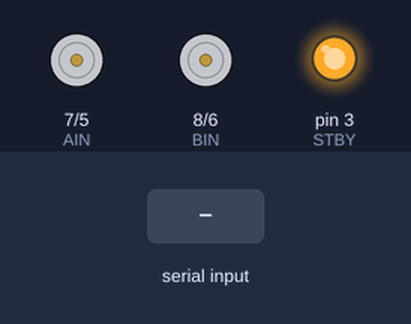
Bench run of a sketch on a simulated Arduino Uno, built with avr-gcc and run on an emulated ATmega328P. Shown: direction and speed pins drawn as motors (green arrow = direction pin HIGH = forward, orange = LOW = backward, longer = more drive, stopped while the standby pin is LOW), output pins drawn as LEDs (lit = HIGH). Inputs (shaded band) come from the test bench. What the sketch prints to the serial monitor is not drawn.

Above: at 1.2 s.
1.3 s: "F" received over Serial
At 1.6 s:
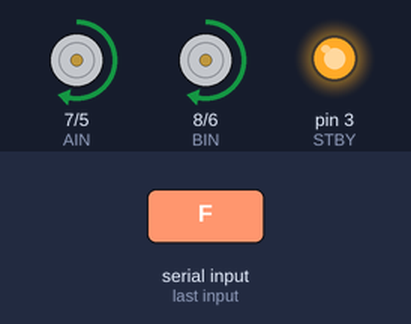
3.8 s: "R" received over Serial
At 4.6 s:
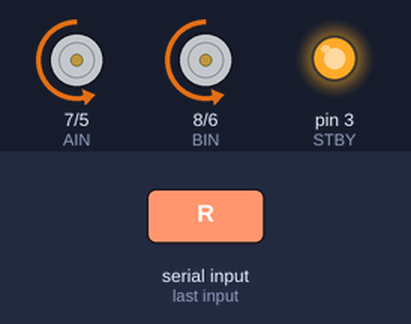
Timing chart, 0 to 6.8 s (numbered marks = the images above; inputs shaded):
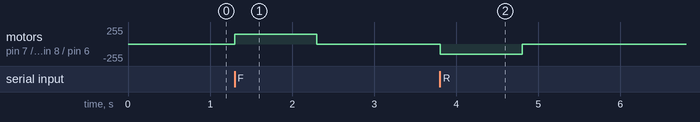

Measured:
- after the input at 1.3 s, motor on pin 7 (AIN) / pin 5 (PWMA), motor on pin 8 (BIN) / pin 6 (PWMB): stopped → forward 150/255 at once, → stopped 1.0 s later
- after the input at 3.8 s, motor on pin 7 (AIN) / pin 5 (PWMA), motor on pin 8 (BIN) / pin 6 (PWMB): stopped → backward 150/255 at once, → stopped 1.0 s later

The sketch:

control_with_diy.ino
```cpp
/*
    Driving_with_DIY
    Martin Hebel, March 2023

    Demonstrates driving with the ElegooKit App, DIY Screen.

    To assign a button, hold button in app
    Enter Name of "Forward"
    Enter a Message to send (this code only uses a single character enclosed in braces)
    {F}  - with the braces for forward

    Enter a Message to send
    {R} - with the braces for reverse

    Add more below to control more features

    Save your configuration in upper right

    Connect on WiFi with the App, ensure UPLOAD/CAM is in CAM for control,
    Press your buttons for control.

*/

// define IO pin
#define PWMA  5    // Controls power to right motor
#define PWMB  6    // Controls power to left motor
#define AIN   7    // Controls direction of right motor, HIGH = FORWARD, LOW = REVERSE
#define BIN   8    // Controls direction of right motor, HIGH = FORWARD, LOW = REVERSE
#define STBY  3    // Place H-Bridge in standby if LOW, Run if HIGH

// define variables
int speedLeft = 0;  // holds the speed of left wheels
int speedRight = 0; // holds the speed of right wheels

//init the car
void setup() {
  pinMode(PWMA, OUTPUT);     //set IO pin mode OUTPUT
  pinMode(PWMB, OUTPUT);
  pinMode(BIN, OUTPUT);
  pinMode(AIN, OUTPUT);
  pinMode(STBY, OUTPUT);

  Serial.begin(9600);

  analogWrite(PWMA, 0);      // Fully off for Right
  analogWrite(PWMB, 0);      // Fully off for Left
  digitalWrite(STBY, HIGH);  //Enable Motors to run
  setSpeeds(150,150);
}

//main loop to drive by calling functions for car functions based on message sent
void loop() {
  delay(100);
  Serial.println("...");
  if (Serial.available()){
    char c = Serial.read();
      switch (c) {
        case 'F':     // recieve an F, drive forward
          forward();
          delay(1000);
          stop();
          break;

        case 'R':   // revieve an R, drive reverse
          reverse();
          delay(1000);
          stop();
          break;
      }
    }
}

void setSpeeds(int leftSpeed, int rightSpeed){    // stores speeds in variables to be used when driving
  speedLeft = leftSpeed;
  speedRight = rightSpeed;
}

void forward(){             // drives both motors in forward direction at set speed
  digitalWrite(AIN, HIGH);
  digitalWrite(BIN, HIGH);
  analogWrite(PWMA, speedRight);
  analogWrite(PWMB, speedLeft);
}

void reverse(){             // drives both motors in reverse direction at set speed
  digitalWrite(AIN, LOW);
  digitalWrite(BIN, LOW);
  analogWrite(PWMA, speedRight);
  analogWrite(PWMB, speedLeft);
}

void stop(){                // stops drive on both motors
  analogWrite(PWMA, 0);
  analogWrite(PWMB, 0);
}

void left(){                // turns left with 1/2 speed on left going forward
  digitalWrite(AIN, HIGH);
  digitalWrite(BIN, HIGH);
  analogWrite(PWMA, speedRight);
  analogWrite(PWMB, speedLeft / 2);
}

void right(){               // turns right with 1/2 speed on right going forward
  digitalWrite(AIN, HIGH);
  digitalWrite(AIN, HIGH);
  analogWrite(PWMA, speedRight / 2);
  analogWrite(PWMB, speedLeft);
}

void spinLeft(){            // spins left with right motor forward and left in reverse
  digitalWrite(AIN, HIGH);
  digitalWrite(BIN, LOW);
  analogWrite(PWMA, speedRight);
  analogWrite(PWMB, speedLeft);
}

void spinRight(){           // spins right with left motor going forward and right in reverse
  digitalWrite(AIN, LOW);
  digitalWrite(BIN, HIGH);
  analogWrite(PWMA, speedRight);
  analogWrite(PWMB, speedLeft);
}

// Function stopTime - accepts the time in milliSeconds to go into standby for, returns nothing
void stopTime(int mS){
  digitalWrite(STBY, LOW);    // Go into standby
  delay(mS);                  //  Wait defined time
  digitalWrite(STBY, HIGH);   //  Come out of standby
}
```
